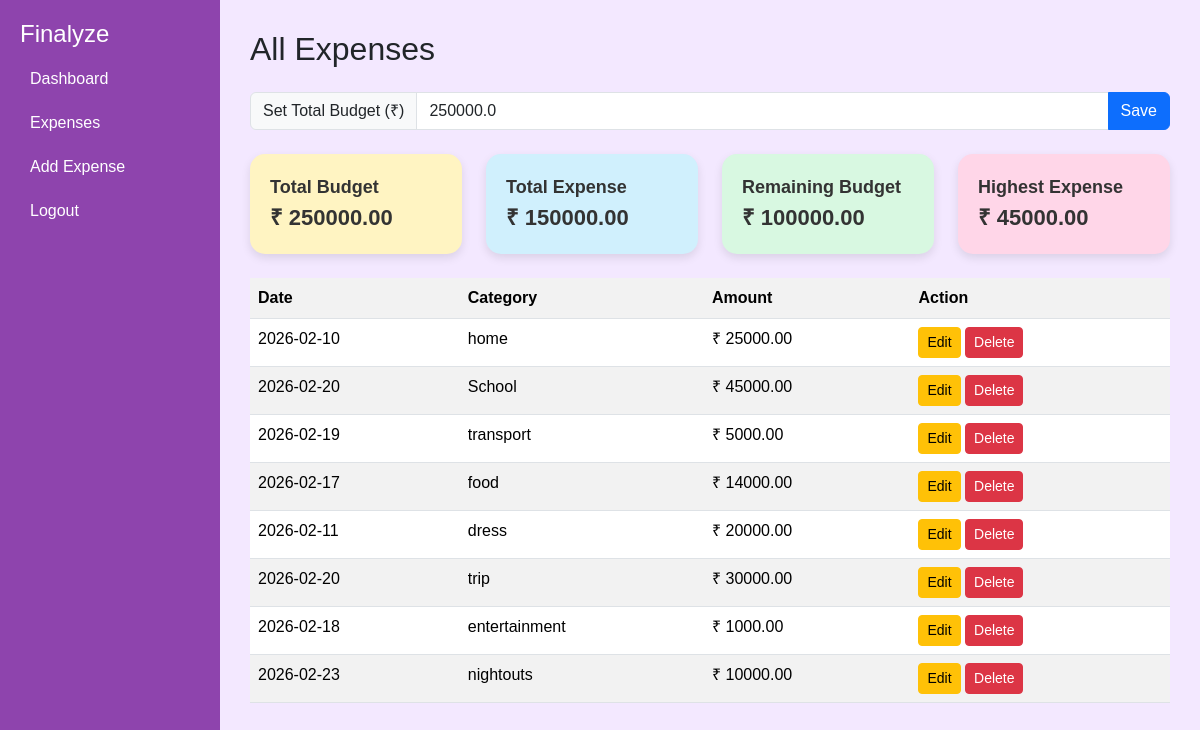
The app's page /expenses (signed in), older data.
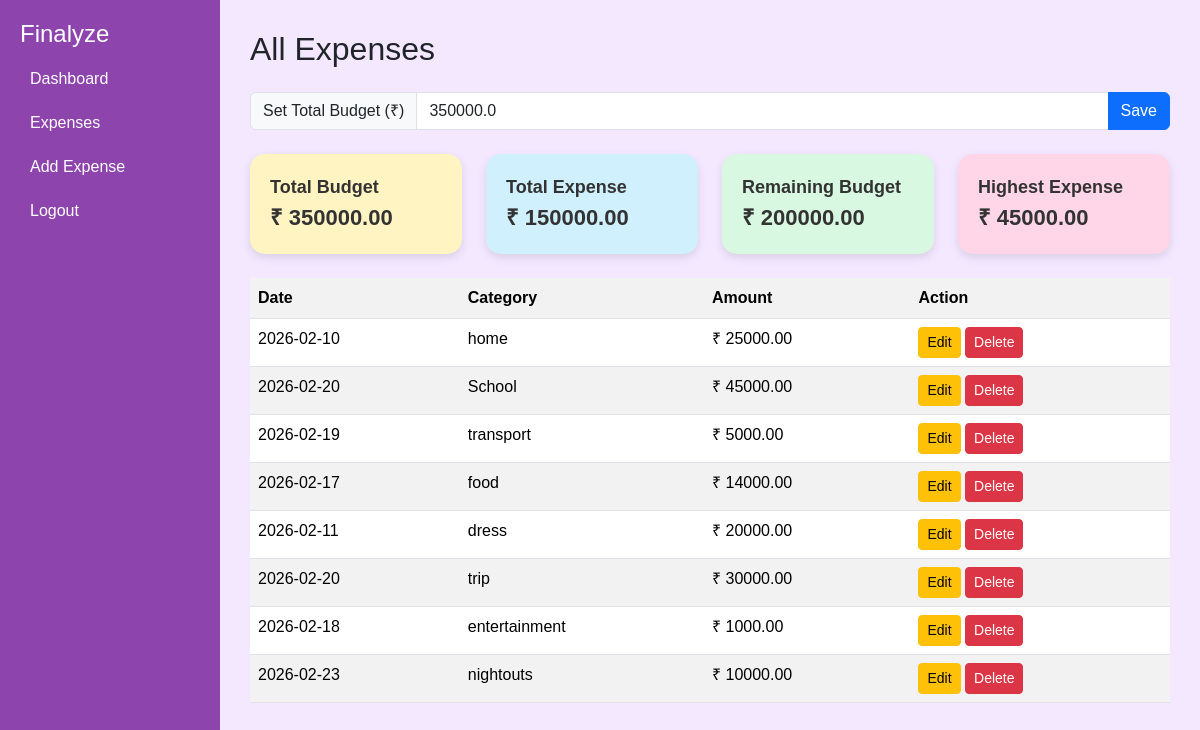
The same page, newer data.
### tables this page shows
CREATE TABLE users (
            id INTEGER PRIMARY KEY AUTOINCREMENT,
            username TEXT UNIQUE NOT NULL,
            password TEXT NOT NULL
        , budget REAL DEFAULT 150000);

### app.py (the view, shortened to what this page needs)
@app.route("/expenses", methods=["GET", "POST"])
def expenses_page():
    if "user_id" not in session:
        return redirect("/login")
    conn = get_db()
    c = conn.cursor()
    c.execute("SELECT * FROM expenses WHERE user_id=?", (session["user_id"],))
    expenses = c.fetchall()
    c.execute("SELECT budget FROM users WHERE id=?", (session["user_id"],))
    row = c.fetchone()
    total_budget = row["budget"] if row and row["budget"] else 150000
    conn.close()
    total_expense = sum(float(e["amount"]) for e in expenses)
    highest_expense = max([float(e["amount"]) for e in expenses], default=0)
    remaining_expense = total_budget - total_expense
    return render_template(
        "expenses.html",
        expenses=expenses,
        total_budget=total_budget,
        total_expense=total_expense,
        highest_expense=highest_expense,
        remaining_expense=remaining_expense
    )

### app.py (called while the page is built)
def get_db():
    conn = sqlite3.connect(DB_PATH)
    conn.row_factory = sqlite3.Row
    return conn

### templates/expenses.html (shortened to what this page needs)
<!DOCTYPE html>
<html>
<head>
<link href="https://cdn.jsdelivr.net/npm/bootstrap@5.3.2/dist/css/bootstrap.min.css" rel="stylesheet">
</head>
<body>
<div id="wrapper">
<div id="sidebar">
<h4>Finalyze</h4>
<a href="/dashboard">Dashboard</a>
<a href="/expenses">Expenses</a>
<a href="/add">Add Expense</a>
<a href="/logout">Logout</a>
</div>
<div id="content">
<h2 class="mb-4">All Expenses</h2>
<form method="POST" class="mb-4">
    <div class="input-group">
        <span class="input-group-text">Set Total Budget (₹)</span>
        <input type="number" name="total_budget" class="form-control" placeholder="Enter your monthly budget" min="1" required value="{{ total_budget }}">
        <button type="submit" class="btn btn-primary">Save</button>
    </div>
</form>
<div class="row mb-4">
    <div class="col-md-3">
        <div class="summary-card pastel-yellow">
            <div class="card-title">Total Budget</div>
            <div class="card-value">
                ₹ {{ "%.2f"|format(total_budget) }}
            </div>
        </div>
    </div>
    <div class="col-md-3">
        <div class="summary-card pastel-blue">
            <div class="card-title">Total Expense</div>
            <div class="card-value">
                ₹ {{ "%.2f"|format(total_expense) }}
            </div>
        </div>
    </div>
    <div class="col-md-3">
        <div class="summary-card pastel-green">
            <div class="card-title">Remaining Budget</div>
            <div class="card-value">
                ₹ {{ "%.2f"|format(remaining_expense) }}
            </div>
        </div>
    </div>
    <div class="col-md-3">
        <div class="summary-card pastel-pink">
            <div class="card-title">Highest Expense</div>
            <div class="card-value">
                ₹ {{ "%.2f"|format(highest_expense) }}
            </div>
        </div>
    </div>
</div>
<table class="table table-striped">
<tr>
<th>Date</th>
<th>Category</th>
<th>Amount</th>
<th>Action</th>
</tr>
{% for e in expenses %}
<tr>
<td>{{ e.date }}</td>
<td>{{ e.category }}</td>
<td>₹ {{ "%.2f"|format(e.amount) }}</td>
<td>
<a href="/edit/{{ e.id }}" class="btn btn-warning btn-sm">Edit</a>
<a href="/delete/{{ e.id }}" class="btn btn-danger btn-sm">Delete</a>
</td>
</tr>
{% else %}
<tr><td colspan="4">No expenses yet</td></tr>
{% endfor %}
</table>
</div>
</div>
</body>
</html>

Row changes from the older to the newer data that the page shows:
changed users: total_budget "250000.0" → "350000.0"; budget "250000.00" → "350000.00"
Text that changed along with them:
{{ "%.2f"|format(remaining_expense) }}: "100000.00" → "200000.00"
